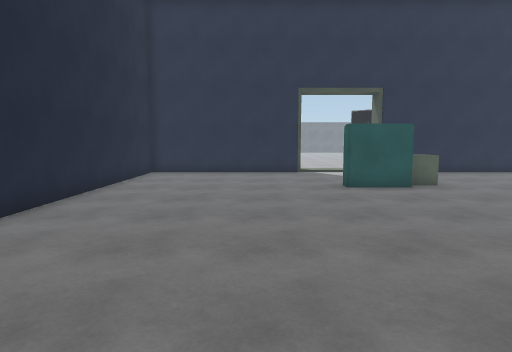
view 1 (above)

17 first-person views from a walk through a 3-D level made in the Unity game engine. The camera is 1.5 m above the floor, tilts 6° down and sees 75° across. Doors are open. The floor is counted in squares, 1 m on a side. Each view is taken from the middle of a square. On the plan, view 1 faces up. The plan holds only what a view shows up to about 15 squares ahead; the rest is blank. The place goes on beyond the plan. The player character is not drawn.

view 2
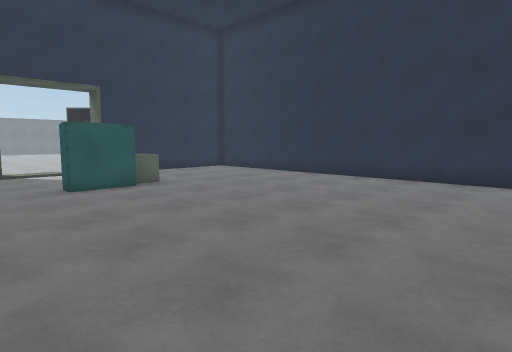

view 3
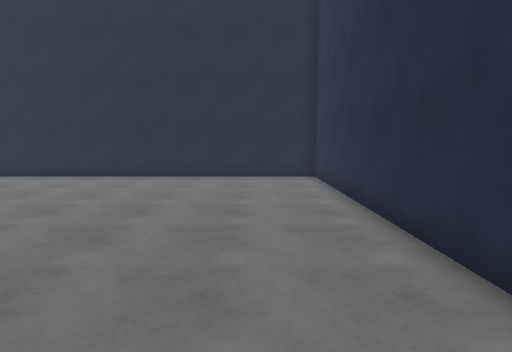

view 4
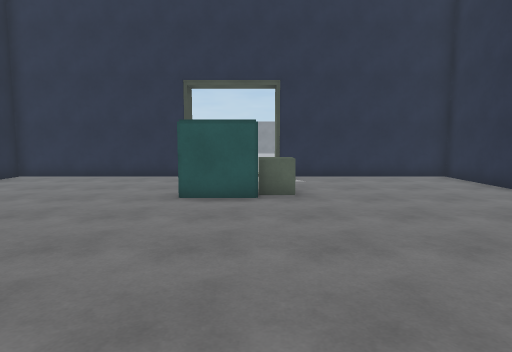

view 5
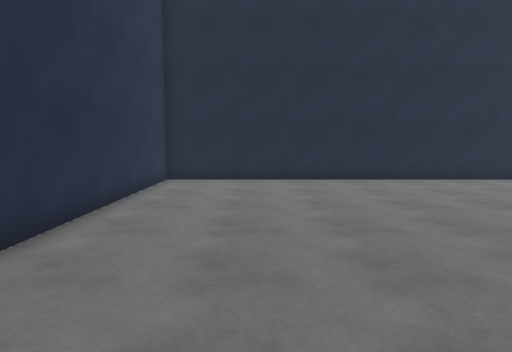

view 6
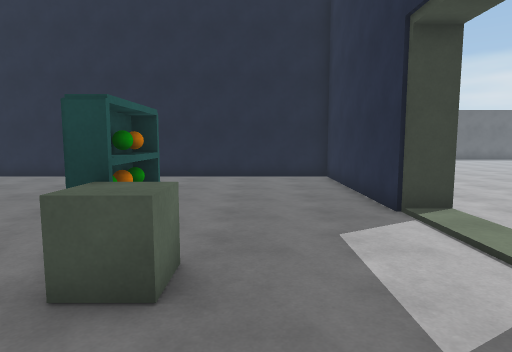

view 7
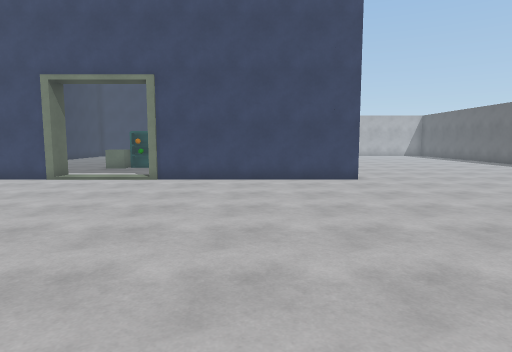

view 8
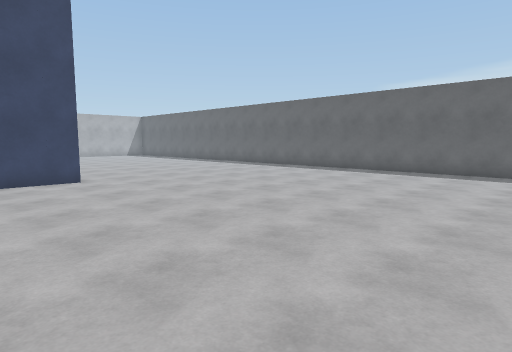

view 9
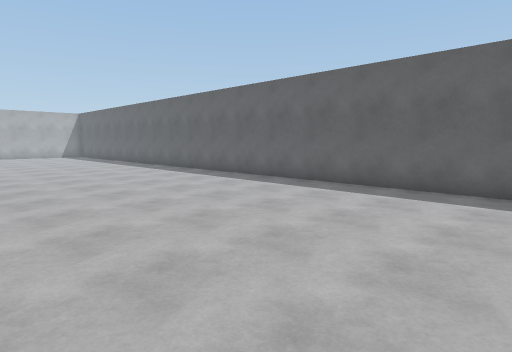

view 10
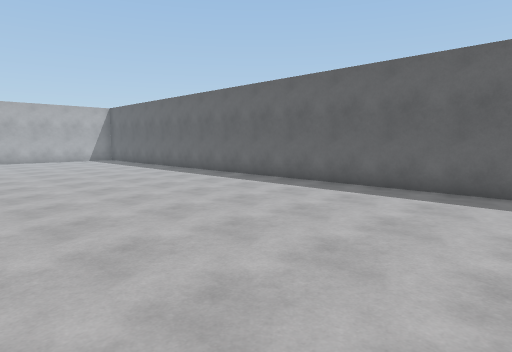

view 11
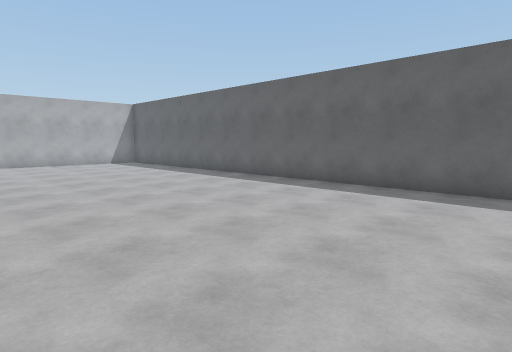

view 12
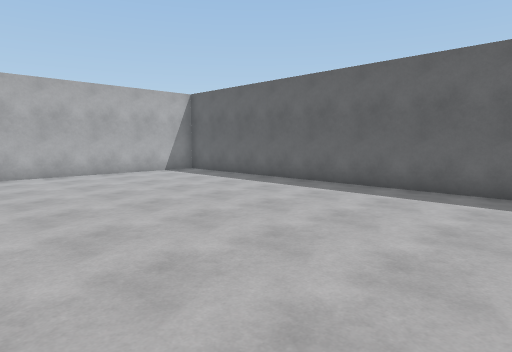

view 13
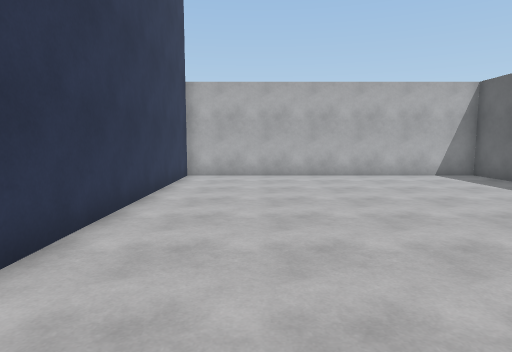

view 14
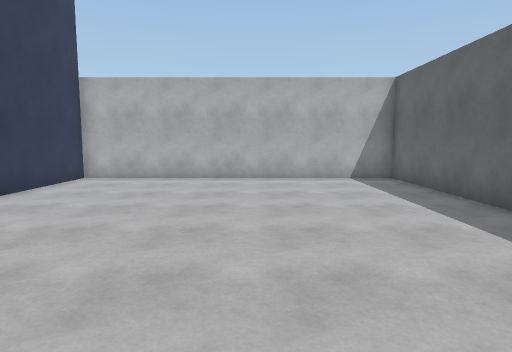

view 15
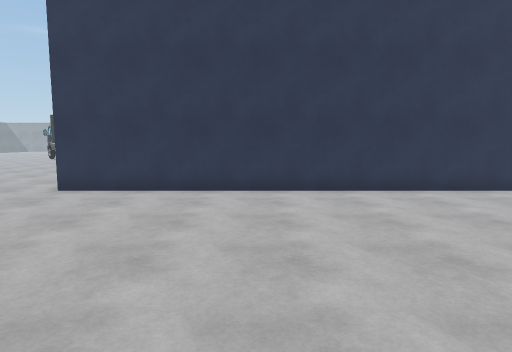

view 16
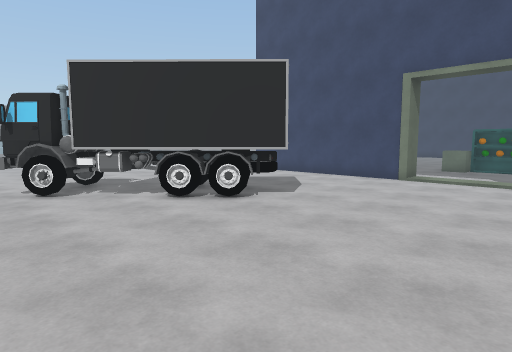

view 17
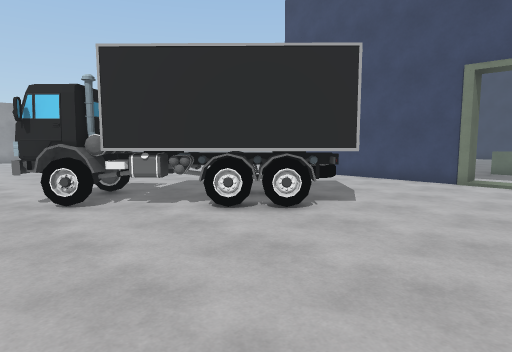

### Floor plan
Key: @ floor where view 1 was taken; # wall or solid block; . floor; D open door; C cube; B orange ball; G green ball; T truck.
Columns run from 19 left of view 1 to 14 right of it. Each row starts with its distance up from view 1.
 30        ..  . ..  .  . .....
 29 #...............      ..........
 28 #................... .........TT
 27 #............................TTT
 26 #...........................TTTTT.
 25 #..........................TTTT ..
 24 #.........................TTTT ...
 23 #.........................TTT ....
 22 #..........................   .
 21 #..............................
 20 #..............................
 19 #..............................
 18 #.............................
 17 #............#########DDD######
 16 #............#########...########
 15 #............##.................#
 14 #............##.................#
 13 #............##.................#
 12 #............##.........CC......#
 11 #............##.......BG C......#
 10 #............##.................#
  9 #............##.................#
  8 #............##.................#
  7 #............##.................#
  6 #............##.................#
  5 #............##.................#
  4 #............##.................#
  3 #............##.................#
  2 #............##.................#
  1 #............##.................#
  0 #............##....@............#
 -1 #............##.................#
 -2 #............##.................#
 -3 #............####################
 -4 ##############

Where each view was taken, in squares from view 1:
view 1: 0 up, 0 right, facing up
view 2: 0 up, 0 right, facing up-right
view 3: 0 up, 1 left, facing right
view 4: 2 up, 5 right, facing up
view 5: 1 up, 8 right, facing left
view 6: 13 up, 9 right, facing left
view 7: 30 up, 2 left, facing down
view 8: 30 up, 2 left, facing down-left
view 9: 30 up, 8 left, facing down-left
view 10: 23 up, 8 left, facing down-left
view 11: 19 up, 8 left, facing down-left
view 12: 12 up, 8 left, facing down-left
view 13: 11 up, 9 left, facing down
view 14: 10 up, 13 left, facing down
view 15: 11 up, 16 left, facing right
view 16: 30 up, 1 right, facing down-right
view 17: 30 up, 3 right, facing down-right
